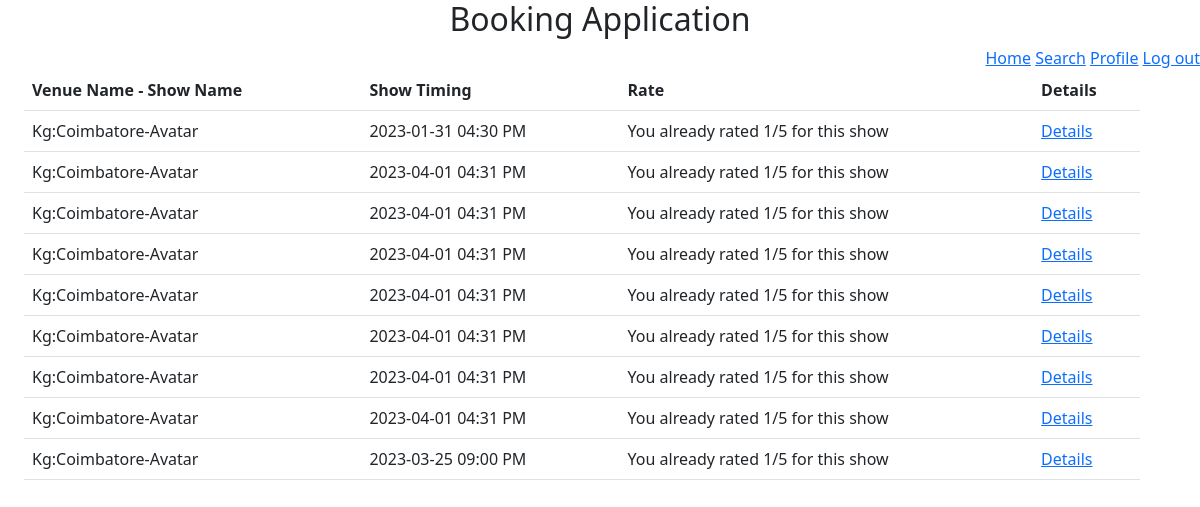
The app's page /user/bookings (signed in), older data.
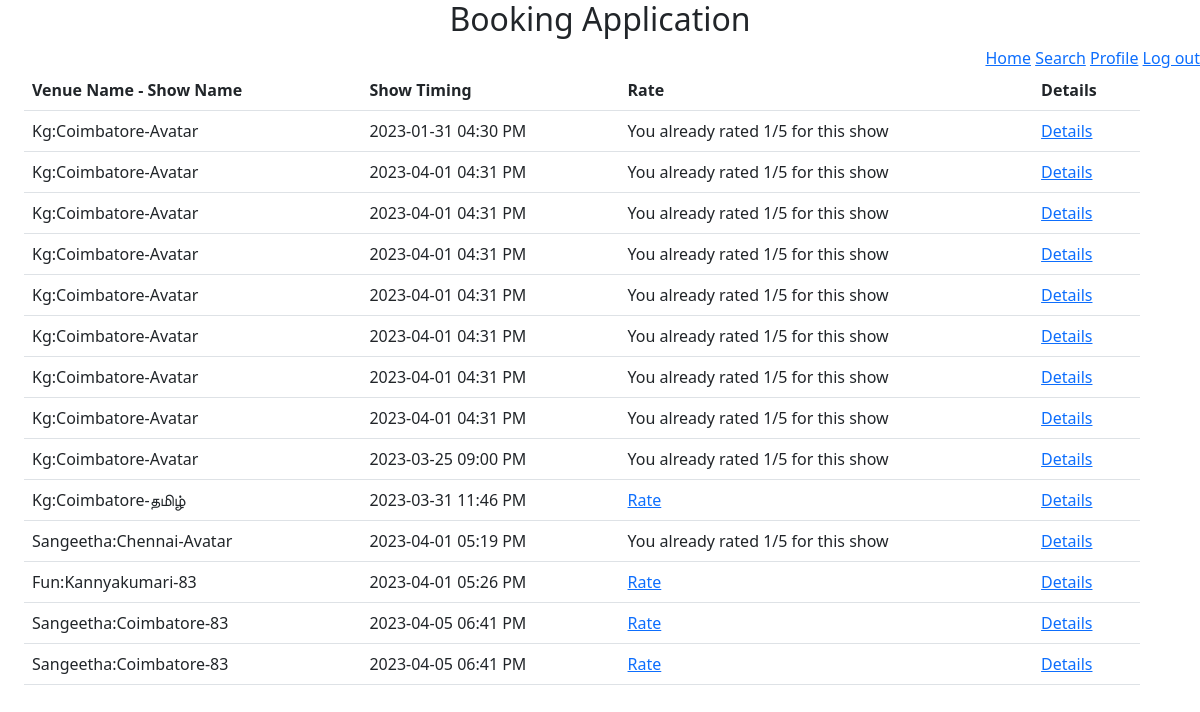
The same page, newer data.
### models/module.py (models this page shows)
class Venue(db.Model):
    venue_id = db.Column(db.Integer, autoincrement=True, primary_key=True)
    venue_name = db.Column(db.String(32), nullable=False)
    place = db.Column(db.String(32))
    location = db.Column(db.String(32), nullable=False)
    max_capacity = db.Column(db.Integer, nullable=False)
    fare2D = db.Column(db.Integer, nullable=False)
    fare3D = db.Column(db.Integer, nullable=False)
    venueShows = db.relationship("Show", backref="venues", secondary="show_venue")

class Show(db.Model):
    show_id = db.Column(db.Integer, autoincrement=True, primary_key=True)
    show_name = db.Column(db.String(64), unique=True, nullable=False)
    min_fare = db.Column(db.Integer, nullable=False)
    duration = db.Column(db.Integer, nullable=False)
    is3d = db.Column(db.Boolean, nullable=False)
    tags = db.relationship("Showtag", backref="shows")

### application/controllers/userBookings.py (the view)
@app.route("/user/bookings", methods={"GET", "POST"})
@login_required
def myBookings():
    userBooking = BookingDetails.query.filter_by(user_id=current_user.user_id)
    final = []
    for eachBooking in userBooking:
        currentShowVenue = ShowVenue.query.get(eachBooking.sv_id)
        currentShow = Show.query.get(currentShowVenue.show_id)
        currentVenue = Venue.query.get(currentShowVenue.venue_id)
        rate1 = Rating.query.filter_by(
            user_id=current_user.user_id, show_id=currentShow.show_id
        ).all()
        json = {}
        json["venue_name"] = currentVenue.venue_name
        json["location"] = currentVenue.location
        json["show_id"] = currentShow.show_id
        json["bookingID"] = eachBooking.booking_id  # having issue need a fix
        json["show_name"] = currentShow.show_name
        json["time"] = currentShowVenue.time.strftime("%Y-%m-%d %I:%M %p")
        json["showStatus"] = (
            "completed"
            if currentShowVenue.time + timedelta(minutes=currentShow.duration)
            <= datetime.now()
            else "notCompleted"
        )
        final.append(json)
        json["rated"] = rate1[0].rating if len(rate1) > 0 else "notRated"
    return render_template("user/allBooking.html", bookings=final)

### app.py (called while the page is built)
@login_manager.user_loader
def load_user(user_id):
    return Users.query.filter_by(user_id=user_id).first()

### templates/user/allBooking.html (shortened to what this page needs)
<!DOCTYPE html>
<html>
  <head>
  <header style="text-align: center">
    <h2>Booking Application</h2>
  </header>
    <link
      href="https://cdn.jsdelivr.net/npm/bootstrap@5.3.0-alpha1/dist/css/bootstrap.min.css"
      rel="stylesheet"
    />
    <link
      rel="stylesheet"
      href="https://cdnjs.cloudflare.com/ajax/libs/font-awesome/4.7.0/css/font-awesome.min.css"
    />
  </head>
  <body>
    <div style="text-align: right">
      <a href="/user/home">Home</a>
      <a href="/user/search">Search</a>
      <a href="/user/profile">Profile</a>
      <a href="/logout">Log out</a>
    </div>
    {% if bookings|length ==0 %}
    <h5 style="text-align: center;">You did not book any ticket yet. You booked ticket will be available here</h5>
    {%else%}
    <div style="margin-left: 1%" class="container">
      <table class="table">
        <tr>
          <th scope="col" class="text-capitalize">Venue name - Show Name</th>
          <th scope="col">Show Timing</th>
          <th scope="col">Rate</th>
          <th scope="col">Details</th>
        </tr>
        {%for each in bookings%}
        <tr>
          <td  class="text-capitalize">{{each.venue_name}}:{{each.location}}-{{each.show_name}}</td>
          <td>{{each.time}}</td>
          <td>
            {%if each.rated!='notRated'%}
            <label>You already rated {{each.rated}}/5 for this show</label>
            {%elif each.showStatus=='completed'%}
            <a href="/user/rate/{{each.show_id}}" name="rate"
              >Rate</a
            >
            {%else%}
            <label>You can rate for this show when it completed</label>
            {%endif%}
          </td>
          <td>
            <a href="/user/book/details/{{each.bookingID}}" name="details"
              >Details</a
            >
          </td>
        </tr>
        {%endfor%}
      </table>
    </div>
    {%endif%}
  </body>
</html>

Row changes from the older to the newer data that the page shows:
now on this page (row unchanged): Show: show_name "தமிழ்"
now on this page (row unchanged): Venue: venue_name "Sangeetha", location "Chennai"
added Venue: venue_name "Fun", location "Kannyakumari"
now on this page (row unchanged): Show: show_name "83" "83" "83"
now on this page (row edited): Venue: venue_name "Sangeetha" "Sangeetha", location "Coimbatore" "Coimbatore"
Text that changed along with them:
new list line: "Kg Coimbatore"
new list line: ": - 2023-03-31 11:46 PM Rate Details"
new list line: ": - 2023-04-01 05:19 PM You already rated 1 /5 for this show Details"
new list line: "Avatar"
new list line: ": - 2023-04-01 05:26 PM Rate Details"
new list line: ": - 2023-04-05 06:41 PM Rate Details"
